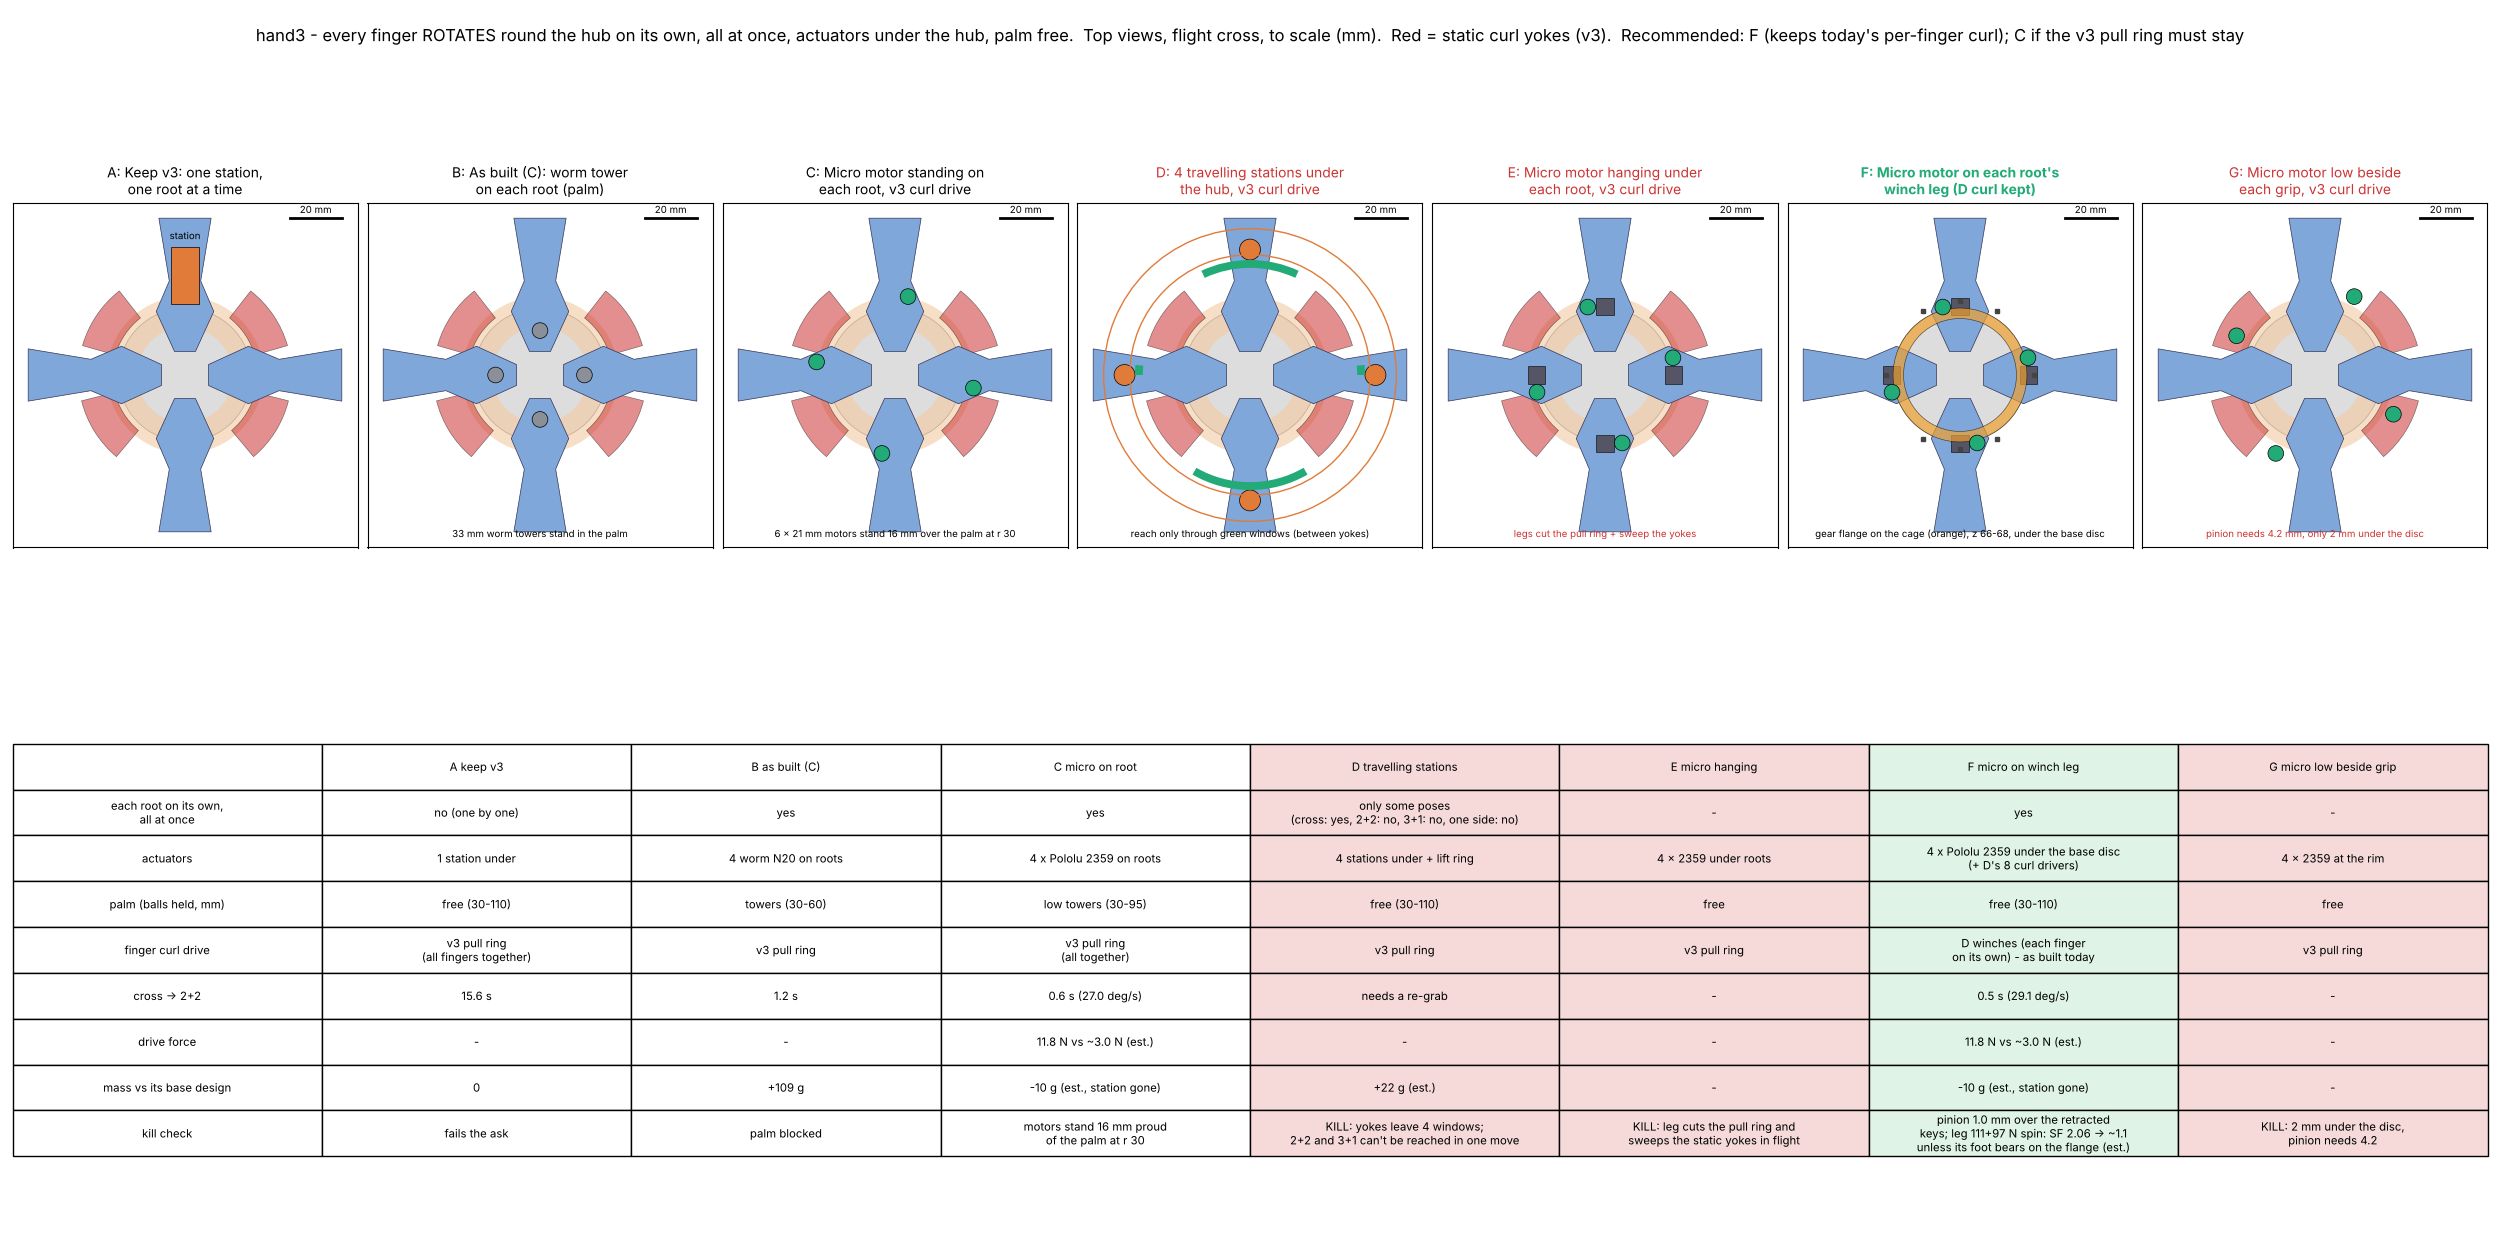

Generate this figure with Python:
"""hand3 hub: each finger ROTATES round the hub on its own, all four at the same time, actuators under the hub, palm free.
Options study, 2026-11-20 (user: "individual control of the fingers rotating on the hub, not an overhaul on the grippers").

What sits under the hub rim today decides everything:
  - v3 curl drive (single pull ring): rotor-side pull ring r 18.3-30 z 78-89 + 4 STATIC yokes r 27.7-40.8 z 69-89, 36 deg each,
    + rods / tie ring r 36-40 below z 82.  The yokes stay still while the rotor spins, so nothing rotor-side may pass r 27.7-40.8
    at z 69-89, and nothing static may reach a root except through the gaps between the yokes.
  - D build (per-finger winch curl, built today): no pull ring, no yokes; each root already has a leg down to z 66 at r 23-29.6;
    8 static drivers below z 65.
Top views to scale (mm), flight-cross pose, rotor parked.  Numbers -> hand3_root_rotation_study.json.  "est." = estimate."""
import os, sys, json, itertools
sys.path.insert(0, os.path.join(os.path.dirname(os.path.abspath(__file__)), "hand3e"))
import numpy as np
import matplotlib
matplotlib.use("Agg")
import matplotlib.pyplot as plt
from matplotlib.patches import Wedge, Circle, Rectangle, Polygon
import hand3_hub_v3 as V3, hand3_hubc as HC, hand3_multidigit as MD

HERE = os.path.dirname(os.path.abspath(__file__))
W = 1309.0
POSES = {"cross": (0, 90, 180, 270), "2+2": (30, 150, 210, 330), "3+1": (30, 90, 150, 270), "one side": (0, 60, 120, 180)}
MICRO = dict(name="Pololu 2359 700:1 sub-micro plastic planetary gearmotor 6D x 21L", m=1.3, rpm=90, stall_Nm=12 * 0.00706,
             gearbox_limit_Nm=250e-5 * 9.81, A_stall=0.40)                     # pololu.com/product/2359 (250 g cm gearbox limit)
PINION_R = 1.8                                                                   # m0.3 z12 brass pinion, 2 mm bore (est.)
NEED_N = 3.0                                                                     # push to slide a root on its ribs when parked (est.)
GRASP = {"A": (30, 110), "B": (30, 60), "C": (30, 95), "D": (30, 110), "F": (30, 110)}    # hand3_grasp_room_study (G = no towers)
STATION_G = 9.0 + 9.5 + 6.0                                                      # SG92R + roller N20 + blade/tyre/sensor (est.)
YOKE_AZ = [(16, 52), (128, 164), (194, 230), (310, 346)]                         # V3.yoke() extents
BLADE_WIN = [(0, 5), (65, 115), (175, 180), (240, 300)]                          # hand3_multi_station_study: blade clears the drive


def spin_N(m_g, r_mm):
    return m_g * 1e-3 * r_mm * 1e-3 * W ** 2


def shift_moves(a0, a1):
    """Simultaneous move: the whole pattern may turn, pick the shift with the smallest largest move."""
    best = (1e9, 0)
    for sh in range(360):
        d = [((b + sh - a + 180) % 360) - 180 for a, b in zip(a0, a1)]
        best = min(best, (max(abs(x) for x in d), sh))
    return best[0]


def travelling_stations():
    """Option D: 4 static stations, each carrying one root; they can only reach a root inside a blade window.  A pose is reachable
    in one simultaneous move if some turn of the pattern puts every root in a window, one station per window (stations cannot
    cross the yokes)."""
    def ok(p):
        for sh in range(0, 360):
            az = sorted((a + sh) % 360 for a in p)
            wins = []
            for a in az:
                w = [i for i, (lo, hi) in enumerate(BLADE_WIN) if lo <= a <= hi]
                if not w: break
                wins.append(w[0])
            else:
                if len(set(wins)) == 4: return sh
        return None
    return {k: ok(p) for k, p in POSES.items()}


def numbers():
    o = {}
    T = min(MICRO["gearbox_limit_Nm"], 0.25 * MICRO["stall_Nm"])                 # continuous rule of thumb vs gearbox limit
    push = T / (PINION_R * 1e-3)
    o["micro"] = dict(name=MICRO["name"], usable_Nm=round(T, 4), push_N=round(push, 1), need_N=NEED_N, margin=round(push / NEED_N, 1))
    # B as built (C decision): numbers from hand3_root_drive_check / BOM
    o["B"] = dict(mass_g=+109, move_s=1.2, spin_N=624)
    # C: micro on the root at r 30 standing up (grasp study E), pinion on a gear rim of the top disc (pitch r ~27)
    gear_r = 27.0; deg_s = np.degrees(MICRO["rpm"] * 0.75 / 60 * 2 * np.pi * PINION_R / gear_r)
    mv = shift_moves(POSES["cross"], POSES["2+2"])
    o["C"] = dict(deg_s=round(deg_s, 1), cross_to_2p2_s=round(mv / deg_s, 1), spin_N=round(spin_N(2.1, 30)),
                  mass_g=round(4 * (1.3 + 0.3 + 0.5) + 6.0 - STATION_G, 1), height_above_palm=21 - 5)
    # D: travelling stations
    reach = travelling_stations()
    o["D"] = dict(one_move=reach, mass_g=round(4 * (1.3 + 3.0 + 1.0) + 10.0 + 15.0 - STATION_G, 1),
                  note="with one station per gap between the yokes only the cross pose fits; 2+2, 3+1 and one side need re-grabs")
    # E: micro hanging under each root, v3 curl drive kept
    o["E"] = dict(leg_r=(23.0, 29.6), leg_z=(66, 91), yoke_r=(27.7, 40.8), yoke_z=(69, 89), pull_ring_r=(18.3, 30.0), pull_ring_z=(78, 89),
                  verdict="leg passes through the rotor-side pull ring and sweeps through the static yokes in flight")
    # F: D build kept + micro on each winch leg, pinion on a gear flange round the cage
    mot = np.array([26.0, 6.6]); rm = float(np.hypot(*mot)); gear_pitch = rm - PINION_R
    deg_sF = np.degrees(MICRO["rpm"] * 0.75 / 60 * 2 * np.pi * PINION_R / gear_pitch)
    o["F"] = dict(motor_xy=mot.tolist(), motor_r=round(rm, 1), gear_pitch_r=round(gear_pitch, 1), pinion_z=(66.0, 68.0),
                  key_top_retracted=MD.KEY["top_retracted"], pinion_over_keys_mm=66.0 - MD.KEY["top_retracted"],
                  deg_s=round(deg_sF, 1), cross_to_2p2_s=round(mv / deg_sF, 1),
                  leg_extra_spin_N=round(spin_N(2.1, rm)), leg_now_N=111,
                  mass_g=round(4 * (1.3 + 0.3 + 0.5) + 6.0 - STATION_G, 1),
                  power="5 rotor-side copper tracks under the cage flange (common + 1 per motor), phosphor-bronze wiper on each leg; "
                        "5 spring pogo pins on the lift ring touch the tracks only while parked (est.)")
    # G: micro lying low beside each grip, v3 curl drive kept
    o["G"] = dict(room_mm=91.0 - 89.0, pinion_d_min=2 * PINION_R + 0.6, verdict="2 mm between the pull-ring rail top (z 89) and the base disc (z 91)")
    o["A"] = dict(cross_to_2p2_s=15.6, mass_g=0)
    o["move_deg_cross_to_2p2"] = mv
    return o


def hub(ax, yokes=True, ring=True, legs=False, azs=POSES["cross"]):
    ax.add_patch(Circle((0, 0), 25.5, fc="#ddd", ec="#888", lw=0.6))
    if ring: ax.add_patch(Wedge((0, 0), 30.0, 0, 360, width=11.7, fc="#f3c9a0", ec="none", alpha=0.6))
    if yokes:
        for a0, a1 in YOKE_AZ: ax.add_patch(Wedge((0, 0), 40.8, a0, a1, width=13.1, fc="#c33", ec="k", lw=0.4, alpha=0.55))
    for a in azs:
        u = np.array([np.cos(np.radians(a)), np.sin(np.radians(a))]); n = np.array([-u[1], u[0]])
        p = [9 * u - 4 * n, 24.3 * u - 11 * n, 36 * u - 6 * n, 60 * u - 10 * n, 60 * u + 10 * n, 36 * u + 6 * n, 24.3 * u + 11 * n, 9 * u + 4 * n]
        ax.add_patch(Polygon(p, fc="#7fa7d9", ec="#335", lw=0.5))
        if legs: ax.add_patch(Polygon([23 * u - 3.3 * n, 29.6 * u - 3.3 * n, 29.6 * u + 3.3 * n, 23 * u + 3.3 * n], fc="#556", ec="k", lw=0.4))


def micro_on(ax, a, x, y, col="#2a7"):
    u = np.array([np.cos(np.radians(a)), np.sin(np.radians(a))]); n = np.array([-u[1], u[0]])
    ax.add_patch(Circle(tuple(x * u + y * n), 3.0, fc=col, ec="k", lw=0.5))


def figure(N):
    opts = [("A", "Keep v3: one station,\none root at a time", "k"),
            ("B", "As built (C): worm tower\non each root (palm)", "k"),
            ("C", "Micro motor standing on\neach root, v3 curl drive", "k"),
            ("D", "4 travelling stations under\nthe hub, v3 curl drive", "#c33"),
            ("E", "Micro motor hanging under\neach root, v3 curl drive", "#c33"),
            ("F", "Micro motor on each root's\nwinch leg (D curl kept)", "#2a7"),
            ("G", "Micro motor low beside\neach grip, v3 curl drive", "#c33")]
    fig = plt.figure(figsize=(25, 12.5))
    for i, (k, t, col) in enumerate(opts):
        ax = fig.add_axes([0.005 + i * 0.142, 0.5, 0.138, 0.4]); ax.set_aspect("equal"); ax.set_xlim(-66, 66); ax.set_ylim(-66, 66)
        ax.set_xticks([]); ax.set_yticks([])
        hub(ax, yokes=k != "F", ring=k != "F", legs=k == "F")
        if k == "A":
            ax.add_patch(Rectangle((-5.5, 27), 11, 22, fc="#e07b39", ec="k", lw=0.5)); ax.text(0, 52, "station", ha="center", fontsize=7)
        if k == "B":
            for a in POSES["cross"]: micro_on(ax, a, 17, 0, "#8a8f98")
            ax.text(0, -62, "33 mm worm towers stand in the palm", ha="center", fontsize=7)
        if k == "C":
            for a in POSES["cross"]: micro_on(ax, a, 30, -5)
            ax.text(0, -62, "6 x 21 mm motors stand 16 mm over the palm at r 30", ha="center", fontsize=7)
        if k == "D":
            for a in POSES["cross"]:
                u = np.array([np.cos(np.radians(a)), np.sin(np.radians(a))])
                ax.add_patch(Circle(tuple(48 * u), 4, fc="#e07b39", ec="k", lw=0.5))
            ax.add_patch(Wedge((0, 0), 56, 0, 360, width=10, fc="none", ec="#e07b39", lw=1))
            for lo, hi in BLADE_WIN: ax.add_patch(Wedge((0, 0), 44, lo, hi, width=3, fc="#2a7", ec="none"))
            ax.text(0, -62, "reach only through green windows (between yokes)", ha="center", fontsize=7)
        if k == "E":
            for a in POSES["cross"]:
                u = np.array([np.cos(np.radians(a)), np.sin(np.radians(a))]); n = np.array([-u[1], u[0]])
                ax.add_patch(Polygon([23 * u - 3.3 * n, 29.6 * u - 3.3 * n, 29.6 * u + 3.3 * n, 23 * u + 3.3 * n], fc="#556", ec="k", lw=0.4))
                micro_on(ax, a, 26, 6.6)
            ax.text(0, -62, "legs cut the pull ring + sweep the yokes", ha="center", fontsize=7, color="#c33")
        if k == "F":
            ax.add_patch(Wedge((0, 0), N["F"]["gear_pitch_r"] + 0.6, 0, 360, width=4.0, fc="#f0a030", ec="k", lw=0.4, alpha=0.7))
            for a in POSES["cross"]: micro_on(ax, a, *N["F"]["motor_xy"])
            for a in MD.DRIVER_AZ:
                u = np.array([np.cos(np.radians(a)), np.sin(np.radians(a))]); ax.plot(*(28.2 * u), "s", ms=3, color="#444")
            ax.text(0, -62, "gear flange on the cage (orange), z 66-68, under the base disc", ha="center", fontsize=7)
        if k == "G":
            for a in POSES["cross"]: micro_on(ax, a, 30, -15)
            ax.text(0, -62, "pinion needs 4.2 mm, only 2 mm under the disc", ha="center", fontsize=7, color="#c33")
        ax.set_title(f"{k}: {t}", fontsize=10, color=col, fontweight="bold" if col == "#2a7" else "normal")
        ax.plot([40, 60], [60, 60], "k", lw=2); ax.text(50, 62, "20 mm", ha="center", fontsize=7)
    m = N["micro"]; C, D, F = N["C"], N["D"], N["F"]
    reach = ", ".join(f"{p}: {'yes' if v is not None else 'no'}" for p, v in D["one_move"].items())
    rows = [["", "A keep v3", "B as built (C)", "C micro on root", "D travelling stations", "E micro hanging", "F micro on winch leg", "G micro low beside grip"],
            ["each root on its own,\nall at once", "no (one by one)", "yes", "yes", "only some poses\n(" + reach + ")", "-", "yes", "-"],
            ["actuators", "1 station under", "4 worm N20 on roots", "4 x Pololu 2359 on roots", "4 stations under + lift ring", "4 x 2359 under roots", "4 x Pololu 2359 under the base disc\n(+ D's 8 curl drivers)", "4 x 2359 at the rim"],
            ["palm (balls held, mm)", "free (30-110)", "towers (30-60)", "low towers (30-95)", "free (30-110)", "free", "free (30-110)", "free"],
            ["finger curl drive", "v3 pull ring\n(all fingers together)", "v3 pull ring", "v3 pull ring\n(all together)", "v3 pull ring", "v3 pull ring", "D winches (each finger\non its own) - as built today", "v3 pull ring"],
            ["cross -> 2+2", f"{N['A']['cross_to_2p2_s']} s", f"{N['B']['move_s']} s", f"{C['cross_to_2p2_s']} s ({C['deg_s']} deg/s)", "needs a re-grab", "-", f"{F['cross_to_2p2_s']} s ({F['deg_s']} deg/s)", "-"],
            ["drive force", "-", "-", f"{m['push_N']} N vs ~{m['need_N']} N (est.)", "-", "-", f"{m['push_N']} N vs ~{m['need_N']} N (est.)", "-"],
            ["mass vs its base design", "0", f"+{N['B']['mass_g']} g", f"{C['mass_g']:+.0f} g (est., station gone)", f"{D['mass_g']:+.0f} g (est.)", "-", f"{F['mass_g']:+.0f} g (est., station gone)", "-"],
            ["kill check", "fails the ask", "palm blocked", "motors stand 16 mm proud\nof the palm at r 30", "KILL: yokes leave 4 windows;\n2+2 and 3+1 can't be reached in one move",
             "KILL: leg cuts the pull ring and\nsweeps the static yokes in flight", f"pinion {F['pinion_over_keys_mm']:.1f} mm over the retracted\nkeys; leg {F['leg_now_N']}+{F['leg_extra_spin_N']} N spin: SF 2.06 -> ~1.1\nunless its foot bears on the flange (est.)",
             "KILL: 2 mm under the disc,\npinion needs 4.2"]]
    ax = fig.add_axes([0.005, 0.01, 0.99, 0.46]); ax.axis("off")
    t = ax.table(cellText=rows, loc="center", cellLoc="center"); t.auto_set_font_size(False); t.set_fontsize(8.2); t.scale(1, 2.75)
    for r in range(len(rows)):
        t[r, 6].set_facecolor("#dff3e6")
        for c in (4, 5, 7): t[r, c].set_facecolor("#f6dada")
    fig.suptitle("hand3 - every finger ROTATES round the hub on its own, all at once, actuators under the hub, palm free.  Top views, "
                 "flight cross, to scale (mm).  Red = static curl yokes (v3).  Recommended: F (keeps today's per-finger curl); C if the v3 pull ring must stay",
                 fontsize=12)
    fig.savefig(os.path.join(HERE, "hand3_root_rotation_study.png"), dpi=100)


if __name__ == "__main__":
    N = numbers(); json.dump(N, open(os.path.join(HERE, "hand3_root_rotation_study.json"), "w"), indent=1, default=str)
    print(json.dumps(N, indent=1, default=str)); figure(N)
